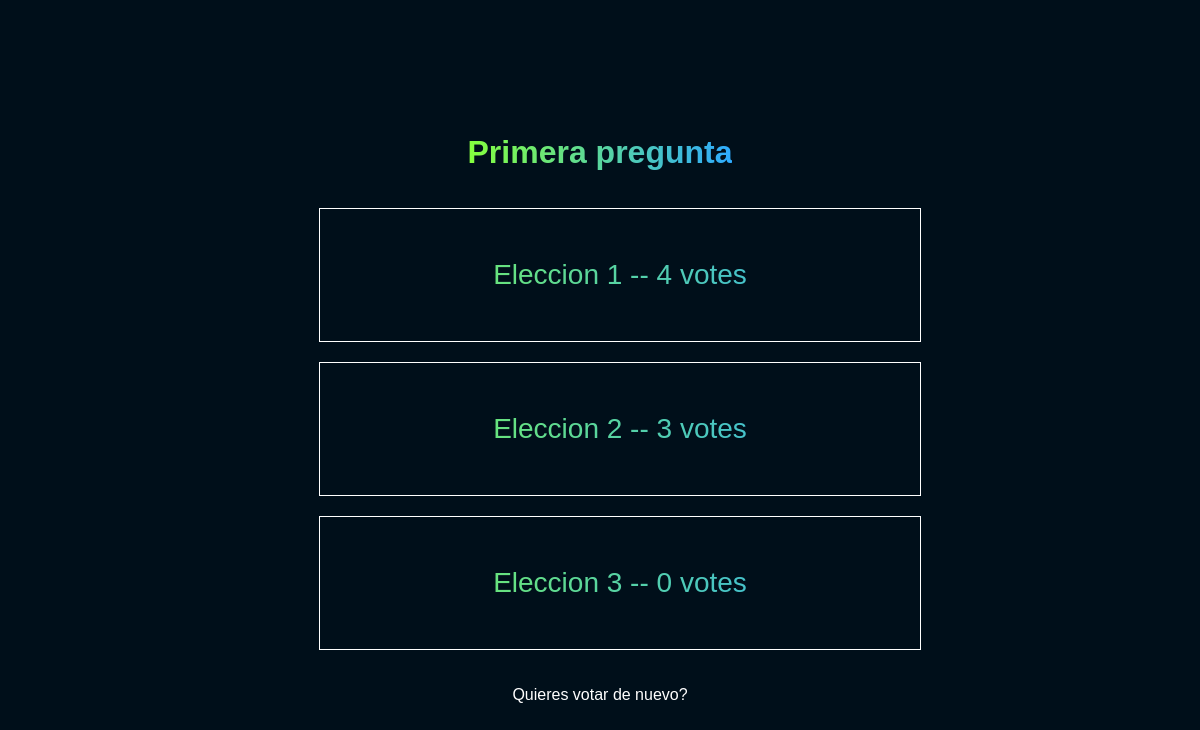
The app's page /polls/1/results/, older data.
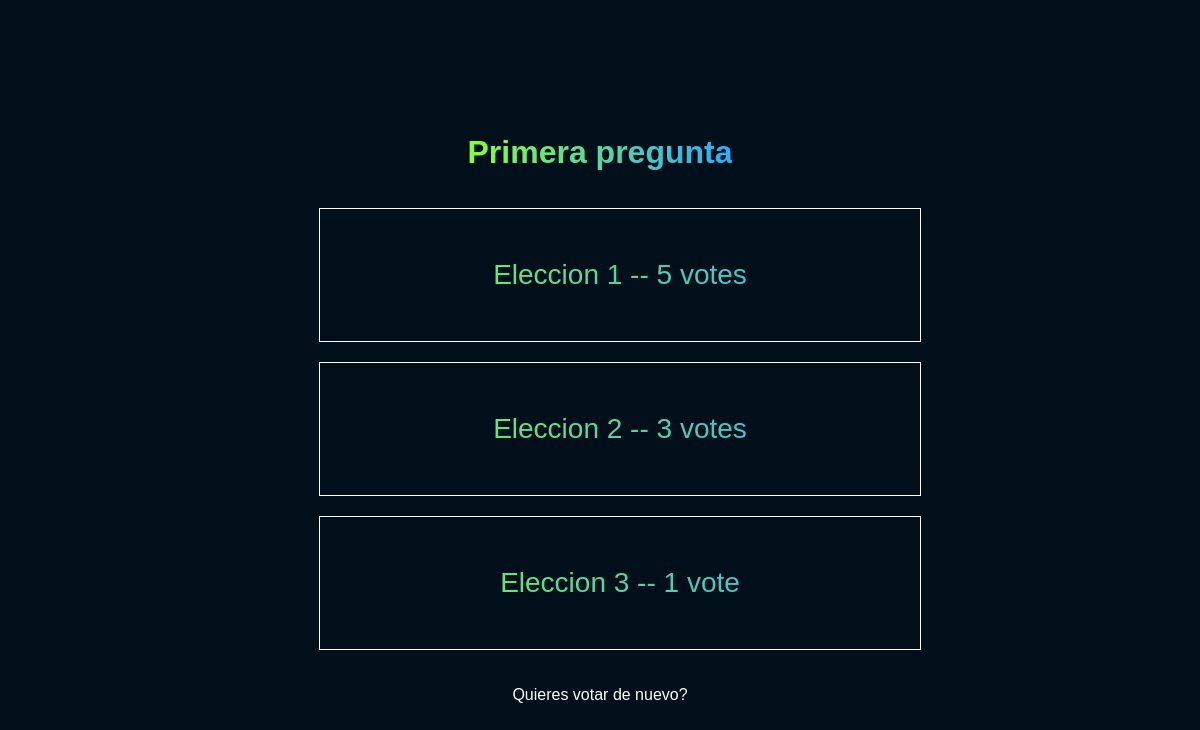
The same page, newer data.
### polls/models.py (models this page shows, shortened)
class Choice(models.Model):
    question = models.ForeignKey(Question, on_delete=models.CASCADE)
    choice_text = models.CharField(max_length=200)
    votes = models.IntegerField(default=0)

### polls/views.py (the view)
# urls.py: path('<int:pk>/results/', views.ResultView.as_view(), name='results'),
class ResultView(generic.DetailView):
    model = Question
    template_name = "polls/results.html"

### polls/templates/polls/results.html (shortened to what this page needs)
{% load static %}
<!DOCTYPE html>
<html lang="en">
<head>
  <link rel="stylesheet" href="{% static 'polls/styles.css' %}">
  <link rel="stylesheet" href="{% static 'polls/result.css' %}">
</head>
<body>
  <h1>{{ question.question_text }}</h1>
  <ul>
    {% for choice in question.choice_set.all  %}
      <li>{{ choice.choice_text }} -- {{ choice.votes }} vote{{ choice.votes|pluralize }}</li>
    {% endfor %}
  </ul>
  <a href="{% url 'polls:detail' question.id %}">Quieres votar de nuevo?</a>
</body>
</html>

Row changes from the older to the newer data that the page shows:
changed Choice "Eleccion 1": votes "4" → "5"
changed Choice "Eleccion 3": votes "0" → "1"
